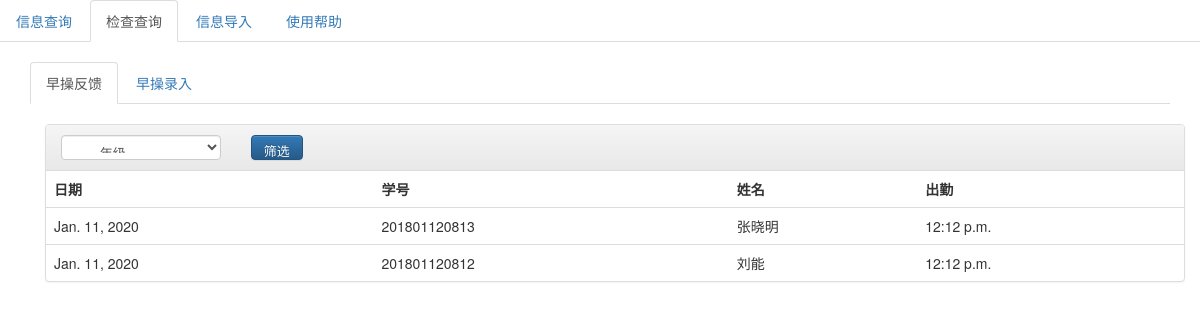
/runningattendance/result/, run on an earlier commit of the app's database.
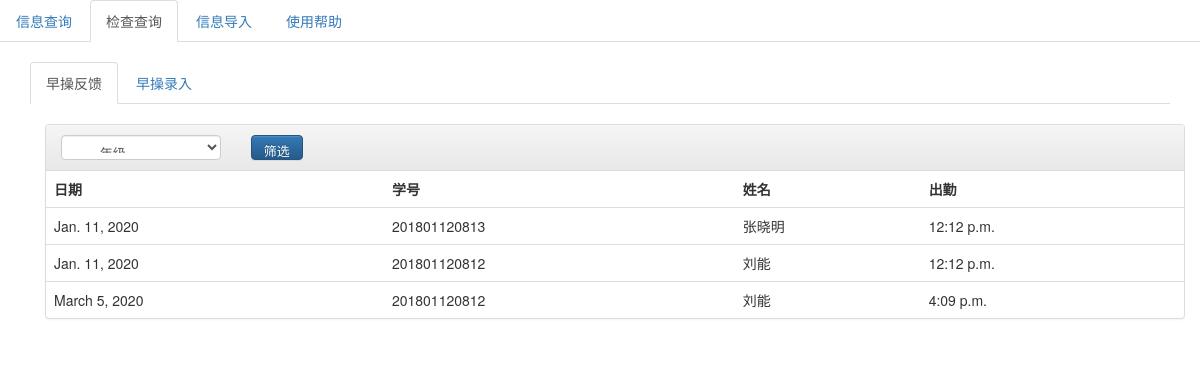
And on a later commit of the database.
### runningattendance/models.py (models this page shows, shortened)
class Attendance(models.Model):
    student = models.ForeignKey(Student, on_delete=models.CASCADE)
    date = models.DateField(auto_now_add=True)
    time = models.TimeField(auto_now_add=True)
    inspector = models.ForeignKey(Student,related_name='attendance_inspector', on_delete=models.SET_NULL, null=True)
    class Meta:
        verbose_name = '考勤'
        verbose_name_plural = verbose_name

### infosys/models.py (models this page shows)
class Student(models.Model):
    student_id = models.CharField(max_length=20, primary_key=True)
    student_name = models.CharField(max_length=20)
    student_sex = models.CharField(max_length=2)
    student_birth = models.DateField(null=True)
    student_address = models.CharField(max_length=100)
    student_tel = models.CharField(max_length=20)
    student_qq = models.CharField(max_length=20)
    class_id = models.ForeignKey(Class, on_delete=models.SET_NULL, null=True)
    class Meta:
        verbose_name = ("Student")
        verbose_name_plural = verbose_name
    def __str__(self):
        return self.student_name

### runningattendance/views.py (the view)
# urls.py: path('result/', views.ResultView.as_view(), name='result'),
class ResultView(ListView):
  def get(self, request, *args, **kwargs):
    date = self.request.GET.get('date')
    grade = self.request.GET.get('grade')
    if grade:
      classes = Class.objects.filter(grade=grade)
      print(classes)
      students = Student.objects.filter(class_id__in=classes)
      print(students)
      results = Attendance.objects.filter(student__in=students)
      grade = ''
    else:
      results = Attendance.objects.all()
      print('1')
    context = {'results':results}
    return render(request,'runningattendance/result/list/running.html', context)

### templates/runningattendance/result/list/running.html (shortened to what this page needs)
{% extends 'runningattendance/result/list.html' %}
{% block filter %}
<form action="." method="GET">
  <div class="col-xs-2">
    <select class="form-control form-control-sm" name="grade">
      <option value="" selected>-----年级-----</option>
    </select>
  </div>
  <div class="col-xs-1">
    <input class="btn btn-primary form-control-sm" type="submit" value="筛选">
  </div>
</form>
{% endblock filter %}
{% block listhead %}
<tr>
  <th>日期</th>
  <th>学号</th>
  <th>姓名</th>
  <th>出勤</th>
</tr>
{% endblock listhead %}
{% block listcontent %}
{% for result in results %}
<tr>
  <td>{{ result.date }}</td>
  <td>{{ result.student.student_id }}</td>
  <td>{{ result.student }}</td>
  <td>{{ result.time }}</td>
</tr>
{% endfor %}
{% endblock listcontent %}

What changed in the data, as far as the page shows it:
added Attendance: date "March 5, 2020", student.student_id "201801120812", student "刘能", time "4:09 p.m."
